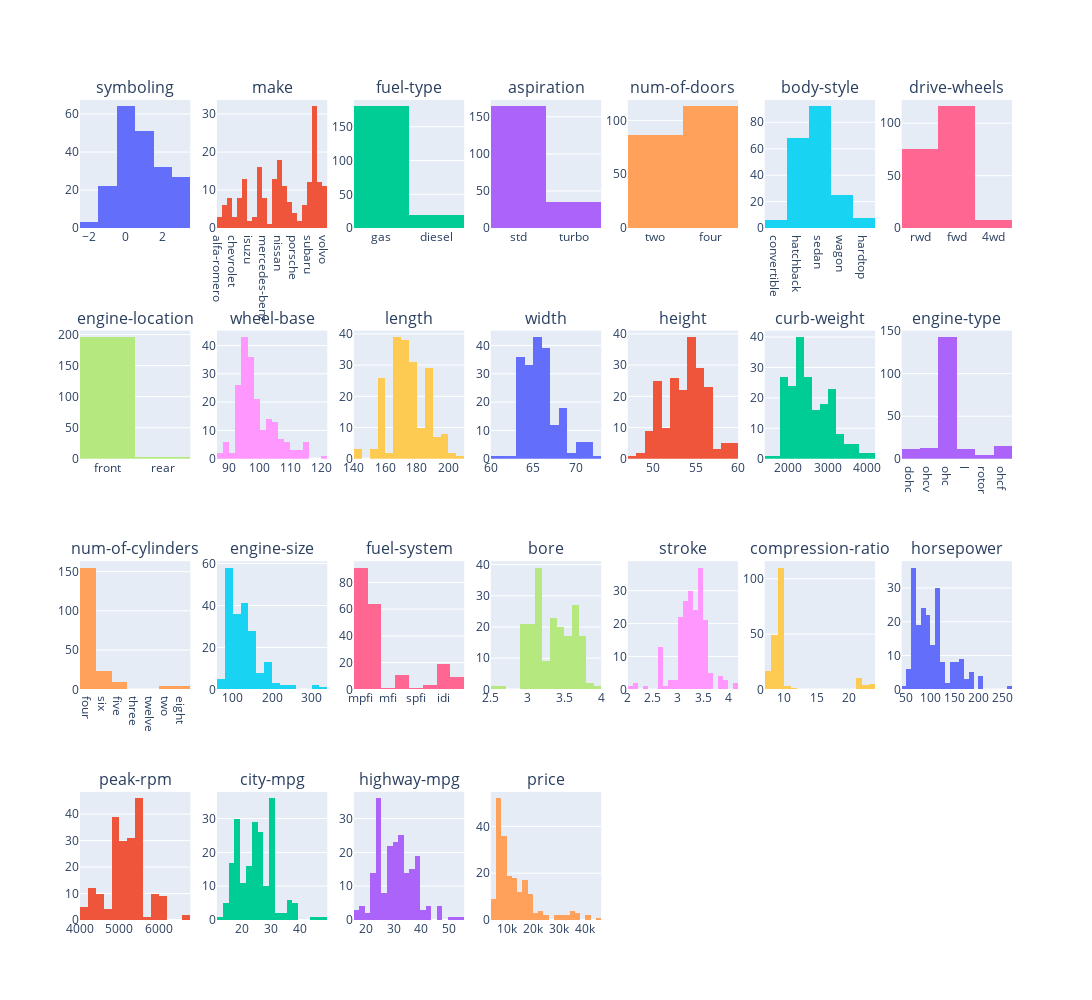

The notebook cell saved with this chart:
### Markdown cell above
## Variables Distribution

We observe the distribution of the values in each feature.

Afterwards, we evaluate the correlation between pairs of numerical features. While displaying the correlation matrix, we attempt group highly correlated features in blocks along the main diagonal in order to help identify relevant relations.

### Code cell
fig = make_subplots(rows=4, cols=7, subplot_titles=data.columns.tolist() + ["price"])

for i, col in enumerate(data.columns):
    fig.add_trace(
        go.Histogram(x=data[col]),
        row=i // 7 + 1,
        col=i % 7 + 1,
    )

i += 1
fig.add_trace(
    go.Histogram(x=target),
    row=i // 7 + 1,
    col=i % 7 + 1,
)

fig.update_layout(showlegend=False, height=1000, width=1200).show()

### Figure 1 — Plotly figure (JSON) as saved in the notebook; plotly's stock layout.template omitted (floating-point values rounded to 4 significant figures; data arrays with more than 128 entries replaced by an {"elided": "..."} marker saying what was removed)
{"data": [{"type": "histogram", "x": {"elided": "199 int values"}, "xaxis": "x", "yaxis": "y"}, {"type": "histogram", "x": {"elided": "199 str values"}, "xaxis": "x2", "yaxis": "y2"}, {"type": "histogram", "x": {"elided": "199 str values"}, "xaxis": "x3", "yaxis": "y3"}, {"type": "histogram", "x": {"elided": "199 str values"}, "xaxis": "x4", "yaxis": "y4"}, {"type": "histogram", "x": {"elided": "199 str values"}, "xaxis": "x5", "yaxis": "y5"}, {"type": "histogram", "x": {"elided": "199 str values"}, "xaxis": "x6", "yaxis": "y6"}, {"type": "histogram", "x": {"elided": "199 str values"}, "xaxis": "x7", "yaxis": "y7"}, {"type": "histogram", "x": {"elided": "199 str values"}, "xaxis": "x8", "yaxis": "y8"}, {"type": "histogram", "x": {"elided": "199 float values"}, "xaxis": "x9", "yaxis": "y9"}, {"type": "histogram", "x": {"elided": "199 float values"}, "xaxis": "x10", "yaxis": "y10"}, {"type": "histogram", "x": {"elided": "199 float values"}, "xaxis": "x11", "yaxis": "y11"}, {"type": "histogram", "x": {"elided": "199 float values"}, "xaxis": "x12", "yaxis": "y12"}, {"type": "histogram", "x": {"elided": "199 int values"}, "xaxis": "x13", "yaxis": "y13"}, {"type": "histogram", "x": {"elided": "199 str values"}, "xaxis": "x14", "yaxis": "y14"}, {"type": "histogram", "x": {"elided": "199 str values"}, "xaxis": "x15", "yaxis": "y15"}, {"type": "histogram", "x": {"elided": "199 int values"}, "xaxis": "x16", "yaxis": "y16"}, {"type": "histogram", "x": {"elided": "199 str values"}, "xaxis": "x17", "yaxis": "y17"}, {"type": "histogram", "x": {"elided": "199 float values"}, "xaxis": "x18", "yaxis": "y18"}, {"type": "histogram", "x": {"elided": "199 float values"}, "xaxis": "x19", "yaxis": "y19"}, {"type": "histogram", "x": {"elided": "199 float values"}, "xaxis": "x20", "yaxis": "y20"}, {"type": "histogram", "x": {"elided": "199 float values"}, "xaxis": "x21", "yaxis": "y21"}, {"type": "histogram", "x": {"elided": "199 int values"}, "xaxis": "x22", "yaxis": "y22"}, {"type": "histogram", "x": {"elided": "199 int values"}, "xaxis": "x23", "yaxis": "y23"}, {"type": "histogram", "x": {"elided": "199 int values"}, "xaxis": "x24", "yaxis": "y24"}, {"type": "histogram", "x": {"elided": "199 int values"}, "xaxis": "x25", "yaxis": "y25"}], "layout": {"annotations": [{"font": {"size": 16}, "showarrow": false, "text": "symboling", "x": 0.05918, "xanchor": "center", "xref": "paper", "y": 1, "yanchor": "bottom", "yref": "paper"}, {"font": {"size": 16}, "showarrow": false, "text": "make", "x": 0.2061, "xanchor": "center", "xref": "paper", "y": 1, "yanchor": "bottom", "yref": "paper"}, {"font": {"size": 16}, "showarrow": false, "text": "fuel-type", "x": 0.3531, "xanchor": "center", "xref": "paper", "y": 1, "yanchor": "bottom", "yref": "paper"}, {"font": {"size": 16}, "showarrow": false, "text": "aspiration", "x": 0.5, "xanchor": "center", "xref": "paper", "y": 1, "yanchor": "bottom", "yref": "paper"}, {"font": {"size": 16}, "showarrow": false, "text": "num-of-doors", "x": 0.6469, "xanchor": "center", "xref": "paper", "y": 1, "yanchor": "bottom", "yref": "paper"}, {"font": {"size": 16}, "showarrow": false, "text": "body-style", "x": 0.7939, "xanchor": "center", "xref": "paper", "y": 1, "yanchor": "bottom", "yref": "paper"}, {"font": {"size": 16}, "showarrow": false, "text": "drive-wheels", "x": 0.9408, "xanchor": "center", "xref": "paper", "y": 1, "yanchor": "bottom", "yref": "paper"}, {"font": {"size": 16}, "showarrow": false, "text": "engine-location", "x": 0.05918, "xanchor": "center", "xref": "paper", "y": 0.7188, "yanchor": "bottom", "yref": "paper"}, {"font": {"size": 16}, "showarrow": false, "text": "wheel-base", "x": 0.2061, "xanchor": "center", "xref": "paper", "y": 0.7188, "yanchor": "bottom", "yref": "paper"}, {"font": {"size": 16}, "showarrow": false, "text": "length", "x": 0.3531, "xanchor": "center", "xref": "paper", "y": 0.7188, "yanchor": "bottom", "yref": "paper"}, {"font": {"size": 16}, "showarrow": false, "text": "width", "x": 0.5, "xanchor": "center", "xref": "paper", "y": 0.7188, "yanchor": "bottom", "yref": "paper"}, {"font": {"size": 16}, "showarrow": false, "text": "height", "x": 0.6469, "xanchor": "center", "xref": "paper", "y": 0.7188, "yanchor": "bottom", "yref": "paper"}, {"font": {"size": 16}, "showarrow": false, "text": "curb-weight", "x": 0.7939, "xanchor": "center", "xref": "paper", "y": 0.7188, "yanchor": "bottom", "yref": "paper"}, {"font": {"size": 16}, "showarrow": false, "text": "engine-type", "x": 0.9408, "xanchor": "center", "xref": "paper", "y": 0.7188, "yanchor": "bottom", "yref": "paper"}, {"font": {"size": 16}, "showarrow": false, "text": "num-of-cylinders", "x": 0.05918, "xanchor": "center", "xref": "paper", "y": 0.4375, "yanchor": "bottom", "yref": "paper"}, {"font": {"size": 16}, "showarrow": false, "text": "engine-size", "x": 0.2061, "xanchor": "center", "xref": "paper", "y": 0.4375, "yanchor": "bottom", "yref": "paper"}, {"font": {"size": 16}, "showarrow": false, "text": "fuel-system", "x": 0.3531, "xanchor": "center", "xref": "paper", "y": 0.4375, "yanchor": "bottom", "yref": "paper"}, {"font": {"size": 16}, "showarrow": false, "text": "bore", "x": 0.5, "xanchor": "center", "xref": "paper", "y": 0.4375, "yanchor": "bottom", "yref": "paper"}, {"font": {"size": 16}, "showarrow": false, "text": "stroke", "x": 0.6469, "xanchor": "center", "xref": "paper", "y": 0.4375, "yanchor": "bottom", "yref": "paper"}, {"font": {"size": 16}, "showarrow": false, "text": "compression-ratio", "x": 0.7939, "xanchor": "center", "xref": "paper", "y": 0.4375, "yanchor": "bottom", "yref": "paper"}, {"font": {"size": 16}, "showarrow": false, "text": "horsepower", "x": 0.9408, "xanchor": "center", "xref": "paper", "y": 0.4375, "yanchor": "bottom", "yref": "paper"}, {"font": {"size": 16}, "showarrow": false, "text": "peak-rpm", "x": 0.05918, "xanchor": "center", "xref": "paper", "y": 0.1562, "yanchor": "bottom", "yref": "paper"}, {"font": {"size": 16}, "showarrow": false, "text": "city-mpg", "x": 0.2061, "xanchor": "center", "xref": "paper", "y": 0.1562, "yanchor": "bottom", "yref": "paper"}, {"font": {"size": 16}, "showarrow": false, "text": "highway-mpg", "x": 0.3531, "xanchor": "center", "xref": "paper", "y": 0.1562, "yanchor": "bottom", "yref": "paper"}, {"font": {"size": 16}, "showarrow": false, "text": "price", "x": 0.5, "xanchor": "center", "xref": "paper", "y": 0.1562, "yanchor": "bottom", "yref": "paper"}], "height": 1000, "showlegend": false, "width": 1200, "xaxis": {"anchor": "y", "autorange": true, "domain": [0, 0.1184], "range": [-2.5, 3.5], "type": "linear"}, "xaxis10": {"anchor": "y10", "autorange": true, "domain": [0.2939, 0.4122], "range": [140, 210], "type": "linear"}, "xaxis11": {"anchor": "y11", "autorange": true, "domain": [0.4408, 0.5592], "range": [60, 73], "type": "linear"}, "xaxis12": {"anchor": "y12", "autorange": true, "domain": [0.5878, 0.7061], "range": [47, 60], "type": "linear"}, "xaxis13": {"anchor": "y13", "autorange": true, "domain": [0.7347, 0.8531], "range": [1400.0, 4200.0], "type": "linear"}, "xaxis14": {"anchor": "y14", "autorange": true, "domain": [0.8816, 1.0], "range": [-0.5, 5.5], "type": "category"}, "xaxis15": {"anchor": "y15", "autorange": true, "domain": [0, 0.1184], "range": [-0.5, 6.5], "type": "category"}, "xaxis16": {"anchor": "y16", "autorange": true, "domain": [0.1469, 0.2653], "range": [59.5, 339.5], "type": "linear"}, "xaxis17": {"anchor": "y17", "autorange": true, "domain": [0.2939, 0.4122], "range": [-0.5, 7.5], "type": "category"}, "xaxis18": {"anchor": "y18", "autorange": true, "domain": [0.4408, 0.5592], "range": [2.5, 4], "type": "linear"}, "xaxis19": {"anchor": "y19", "autorange": true, "domain": [0.5878, 0.7061], "range": [2, 4.2], "type": "linear"}, "xaxis2": {"anchor": "y2", "autorange": true, "domain": [0.1469, 0.2653], "range": [-0.5, 21.5], "type": "category"}, "xaxis20": {"anchor": "y20", "autorange": true, "domain": [0.7347, 0.8531], "range": [7, 24], "type": "linear"}, "xaxis21": {"anchor": "y21", "autorange": true, "domain": [0.8816, 1.0], "range": [40, 270], "type": "linear"}, "xaxis22": {"anchor": "y22", "autorange": true, "domain": [0, 0.1184], "range": [4000.0, 6800.0], "type": "linear"}, "xaxis23": {"anchor": "y23", "autorange": true, "domain": [0.1469, 0.2653], "range": [11.5, 49.5], "type": "linear"}, "xaxis24": {"anchor": "y24", "autorange": true, "domain": [0.2939, 0.4122], "range": [15.5, 55.5], "type": "linear"}, "xaxis25": {"anchor": "y25", "autorange": true, "domain": [0.4408, 0.5592], "range": [4000.0, 46000.0], "type": "linear"}, "xaxis26": {"anchor": "y26", "domain": [0.5878, 0.7061]}, "xaxis27": {"anchor": "y27", "domain": [0.7347, 0.8531]}, "xaxis28": {"anchor": "y28", "domain": [0.8816, 1.0]}, "xaxis3": {"anchor": "y3", "autorange": true, "domain": [0.2939, 0.4122], "range": [-0.5, 1.5], "type": "category"}, "xaxis4": {"anchor": "y4", "autorange": true, "domain": [0.4408, 0.5592], "range": [-0.5, 1.5], "type": "category"}, "xaxis5": {"anchor": "y5", "autorange": true, "domain": [0.5878, 0.7061], "range": [-0.5, 1.5], "type": "category"}, "xaxis6": {"anchor": "y6", "autorange": true, "domain": [0.7347, 0.8531], "range": [-0.5, 4.5], "type": "category"}, "xaxis7": {"anchor": "y7", "autorange": true, "domain": [0.8816, 1.0], "range": [-0.5, 2.5], "type": "category"}, "xaxis8": {"anchor": "y8", "autorange": true, "domain": [0, 0.1184], "range": [-0.5, 1.5], "type": "category"}, "xaxis9": {"anchor": "y9", "autorange": true, "domain": [0.1469, 0.2653], "range": [86, 122], "type": "linear"}, "yaxis": {"anchor": "x", "autorange": true, "domain": [0.8438, 1], "range": [0, 67.37]}, "yaxis10": {"anchor": "x10", "autorange": true, "domain": [0.5625, 0.7188], "range": [0, 41.05]}, "yaxis11": {"anchor": "x11", "autorange": true, "domain": [0.5625, 0.7188], "range": [0, 45.26]}, "yaxis12": {"anchor": "x12", "autorange": true, "domain": [0.5625, 0.7188], "range": [0, 41.05]}, "yaxis13": {"anchor": "x13", "autorange": true, "domain": [0.5625, 0.7188], "range": [0, 42.11]}, "yaxis14": {"anchor": "x14", "autorange": true, "domain": [0.5625, 0.7188], "range": [0, 150.5]}, "yaxis15": {"anchor": "x15", "autorange": true, "domain": [0.2812, 0.4375], "range": [0, 163.2]}, "yaxis16": {"anchor": "x16", "autorange": true, "domain": [0.2812, 0.4375], "range": [0, 61.05]}, "yaxis17": {"anchor": "x17", "autorange": true, "domain": [0.2812, 0.4375], "range": [0, 95.79]}, "yaxis18": {"anchor": "x18", "autorange": true, "domain": [0.2812, 0.4375], "range": [0, 41.05]}, "yaxis19": {"anchor": "x19", "autorange": true, "domain": [0.2812, 0.4375], "range": [0, 38.95]}, "yaxis2": {"anchor": "x2", "autorange": true, "domain": [0.8438, 1], "range": [0, 33.68]}, "yaxis20": {"anchor": "x20", "autorange": true, "domain": [0.2812, 0.4375], "range": [0, 115.8]}, "yaxis21": {"anchor": "x21", "autorange": true, "domain": [0.2812, 0.4375], "range": [0, 37.89]}, "yaxis22": {"anchor": "x22", "autorange": true, "domain": [0, 0.1562], "range": [0, 48.42]}, "yaxis23": {"anchor": "x23", "autorange": true, "domain": [0, 0.1562], "range": [0, 37.89]}, "yaxis24": {"anchor": "x24", "autorange": true, "domain": [0, 0.1562], "range": [0, 37.89]}, "yaxis25": {"anchor": "x25", "autorange": true, "domain": [0, 0.1562], "range": [0, 54.74]}, "yaxis26": {"anchor": "x26", "domain": [0, 0.1562]}, "yaxis27": {"anchor": "x27", "domain": [0, 0.1562]}, "yaxis28": {"anchor": "x28", "domain": [0, 0.1562]}, "yaxis3": {"anchor": "x3", "autorange": true, "domain": [0.8438, 1], "range": [0, 189.5]}, "yaxis4": {"anchor": "x4", "autorange": true, "domain": [0.8438, 1], "range": [0, 172.6]}, "yaxis5": {"anchor": "x5", "autorange": true, "domain": [0.8438, 1], "range": [0, 118.9]}, "yaxis6": {"anchor": "x6", "autorange": true, "domain": [0.8438, 1], "range": [0, 96.84]}, "yaxis7": {"anchor": "x7", "autorange": true, "domain": [0.8438, 1], "range": [0, 122.1]}, "yaxis8": {"anchor": "x8", "autorange": true, "domain": [0.5625, 0.7188], "range": [0, 206.3]}, "yaxis9": {"anchor": "x9", "autorange": true, "domain": [0.5625, 0.7188], "range": [0, 45.26]}}}
